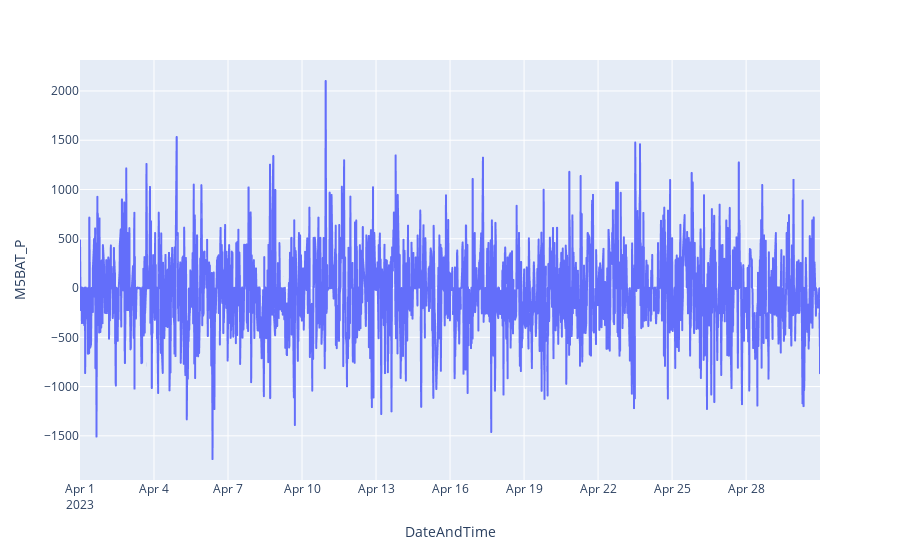

The code cell stored with this chart in its notebook:
### Code cell
px.line(bess, y='M5BAT_P')

### Figure 1 — Plotly figure (JSON) as saved in the notebook; plotly's stock layout.template omitted (floating-point values rounded to 4 significant figures; data arrays with more than 128 entries replaced by an {"elided": "..."} marker saying what was removed)
{"data": [{"hovertemplate": "DateAndTime=%{x}<br>M5BAT_P=%{y}<extra></extra>", "legendgroup": "", "line": {"color": "#636efa", "dash": "solid"}, "marker": {"symbol": "circle"}, "mode": "lines", "name": "", "showlegend": false, "type": "scattergl", "x": {"elided": "2592 str values"}, "xaxis": "x", "y": {"elided": "2592 int values"}, "yaxis": "y"}], "layout": {"legend": {"tracegroupgap": 0}, "margin": {"t": 60}, "xaxis": {"anchor": "y", "domain": [0, 1], "title": {"text": "DateAndTime"}}, "yaxis": {"anchor": "x", "domain": [0, 1], "title": {"text": "M5BAT_P"}}}}
